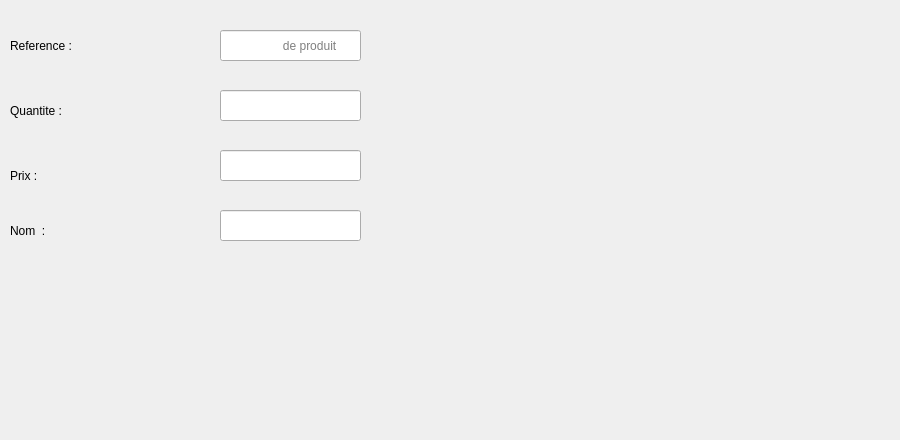
        <widget class="QWidget" name="tab_13">
         <attribute name="icon">
          <iconset>
           <normaloff>../../gestion_fournisseur/ajou.png</normaloff>../../gestion_fournisseur/ajou.png</iconset>
         </attribute>
         <attribute name="title">
          <string>Ajouter</string>
         </attribute>
         <widget class="QLabel" name="label_25">
          <property name="geometry">
           <rect>
            <x>10</x>
            <y>210</y>
            <width>181</width>
            <height>41</height>
           </rect>
          </property>
          <property name="styleSheet">
           <string notr="true">font: 12pt &quot;MS Shell Dlg 2&quot;;</string>
          </property>
          <property name="text">
           <string>Nom  :</string>
          </property>
         </widget>
         <widget class="QLabel" name="label_26">
          <property name="geometry">
           <rect>
            <x>10</x>
            <y>10</y>
            <width>121</width>
            <height>71</height>
           </rect>
          </property>
          <property name="styleSheet">
           <string notr="true">font: 12pt &quot;MS Shell Dlg 2&quot;;</string>
          </property>
          <property name="text">
           <string>Reference :</string>
          </property>
         </widget>
         <widget class="QLineEdit" name="le_nomm">
          <property name="geometry">
           <rect>
            <x>220</x>
            <y>30</y>
            <width>141</width>
            <height>31</height>
           </rect>
          </property>
          <property name="placeholderText">
           <string>                  de produit</string>
          </property>
         </widget>
         <widget class="QLineEdit" name="le_reference">
          <property name="geometry">
           <rect>
            <x>220</x>
            <y>90</y>
            <width>141</width>
            <height>31</height>
           </rect>
          </property>
         </widget>
         <widget class="QLabel" name="label_27">
          <property name="geometry">
           <rect>
            <x>10</x>
            <y>70</y>
            <width>131</width>
            <height>81</height>
           </rect>
          </property>
          <property name="styleSheet">
           <string notr="true">font: 12pt &quot;MS Shell Dlg 2&quot;;</string>
          </property>
          <property name="text">
           <string>Quantite : </string>
          </property>
         </widget>
         <widget class="QLabel" name="label_28">
          <property name="geometry">
           <rect>
            <x>10</x>
            <y>130</y>
            <width>131</width>
            <height>91</height>
           </rect>
          </property>
          <property name="styleSheet">
           <string notr="true">font: 12pt &quot;MS Shell Dlg 2&quot;;</string>
          </property>
          <property name="text">
           <string>Prix :</string>
          </property>
         </widget>
         <widget class="QLineEdit" name="le_pri">
          <property name="geometry">
           <rect>
            <x>220</x>
            <y>210</y>
            <width>141</width>
            <height>31</height>
           </rect>
          </property>
          <property name="text">
           <string/>
          </property>
          <property name="placeholderText">
           <string/>
          </property>
         </widget>
         <widget class="QPushButton" name="pushButton_21">
          <property name="geometry">
           <rect>
            <x>450</x>
            <y>250</y>
            <width>131</width>
            <height>81</height>
           </rect>
          </property>
          <property name="styleSheet">
           <string notr="true">#pushButton_21{
	image: url(:/new/prefix1/i,qge/app.png);
border:none;}</string>
          </property>
          <property name="text">
           <string/>
          </property>
         </widget>
         <widget class="QLabel" name="label_47">
          <property name="geometry">
           <rect>
            <x>0</x>
            <y>-10</y>
            <width>891</width>
            <height>431</height>
           </rect>
          </property>
          <property name="text">
           <string/>
          </property>
          <property name="pixmap">
           <pixmap>../../gestion_fournisseur/1.png</pixmap>
          </property>
         </widget>
         <widget class="QLineEdit" name="le_quantite">
          <property name="geometry">
           <rect>
            <x>220</x>
            <y>150</y>
            <width>141</width>
            <height>31</height>
           </rect>
          </property>
         </widget>
         <widget class="QPushButton" name="pushButton_42">
          <property name="geometry">
           <rect>
            <x>640</x>
            <y>-60</y>
            <width>221</width>
            <height>271</height>
           </rect>
          </property>
          <property name="styleSheet">
           <string notr="true">#pushButton_42{
	image: url(:/new/prefix1/i,qge/c.png);
border:none;}</string>
          </property>
          <property name="text">
           <string/>
          </property>
         </widget>
         <zorder>label_47</zorder>
         <zorder>label_27</zorder>
         <zorder>label_28</zorder>
         <zorder>pushButton_21</zorder>
         <zorder>le_nomm</zorder>
         <zorder>le_reference</zorder>
         <zorder>label_25</zorder>
         <zorder>label_26</zorder>
         <zorder>le_pri</zorder>
         <zorder>le_quantite</zorder>
         <zorder>pushButton_42</zorder>
        </widget>
